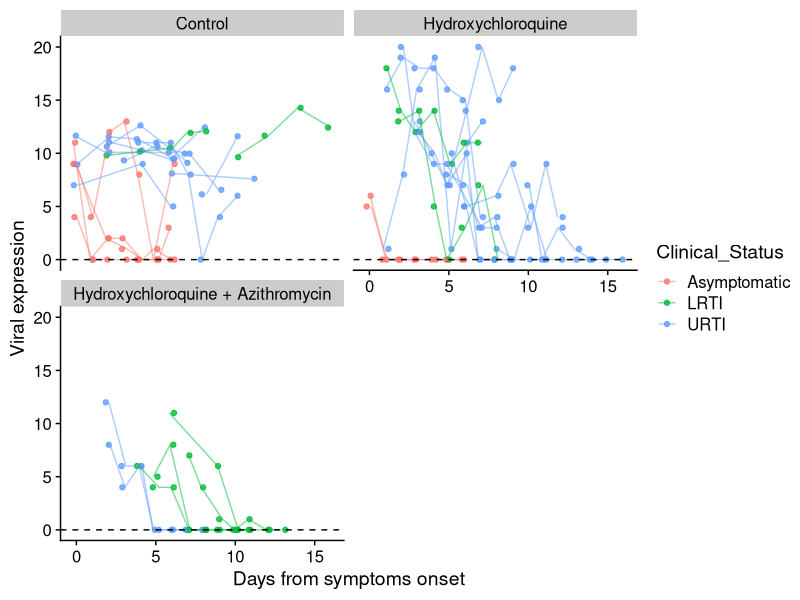
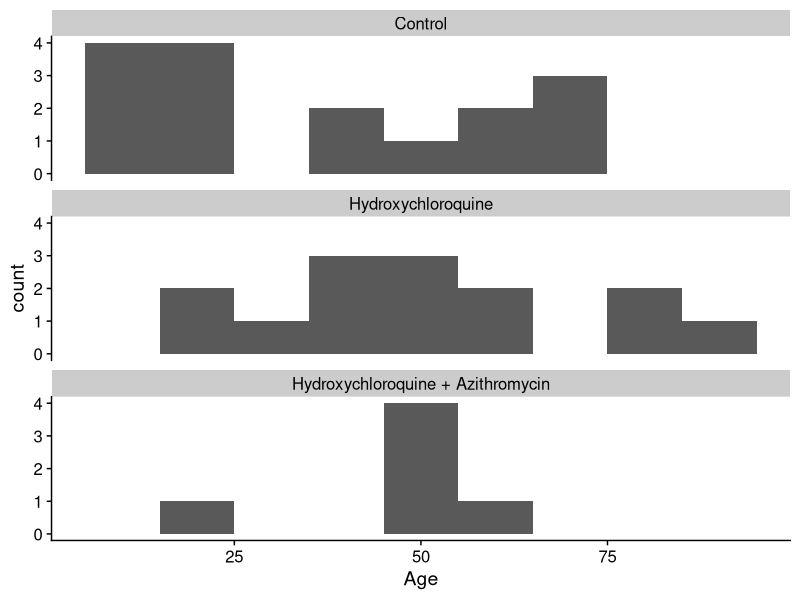

Write the R code that produced these figures, in order.
## ---- chunk 1
library(tidyverse)
library(readxl)
library(here)
library(cowplot)
theme_set(theme_cowplot())
## ---- chunk 2
gautret <- readxl::read_excel(here("Gautret_et_al.xlsx"), sheet = "Patients", na = "ND") %>% mutate(Group = if_else(Hydroxychloroquine == "No", "Control", if_else(Azithromycin == "No", "Hydroxychloroquine", "Hydroxychloroquine + Azithromycin")))

gautret$Clinical_Status[gautret$Clinical_Status == "LTRI"] <- "LRTI"


gautret_long <- gautret %>% pivot_longer(matches("D[0-6]"), names_to = "Day", values_to = "PCR", names_prefix = "D") %>% mutate(Day = as.integer(Day))
PCR_Neg_Limit <- 35 #From paper
PCR_Pos_Proxy <- 25 #Arbitrary
## ---- chunk 3

my_pos = position_jitter(width = 0.2, height = 0)
gautret_long %>% filter(Source != "Excluded") %>% 
  mutate(Viral_Expression = PCR_Neg_Limit - case_when(PCR == "POS" ~ rnorm(n(), PCR_Pos_Proxy, 2),
                                                PCR == "NEG" ~ PCR_Neg_Limit,
                                                PCR == "ND" ~ NA_real_,
                                                TRUE ~ as.double(PCR)),
                        Expression_Exact = !(PCR %in% c("POS","NEG","ND") ),
                        Days_From_Onset = if_else(Days_From_Onset %in% c("-","Unknown"), 0, as.double(Days_From_Onset))) %>%
  filter(!is.na(Viral_Expression)) %>%
  ggplot(aes(x = Day + Days_From_Onset, y = Viral_Expression, color = Clinical_Status, group = ID)) + 
  geom_point(alpha = 0.8, position = my_pos) + geom_line(alpha = 0.5, position = my_pos) +
  geom_hline(yintercept = 0, linetype = "dashed") + facet_wrap(~Group, ncol = 2) +
  scale_x_continuous("Days from symptoms onset") + scale_y_continuous("Viral expression")
## ---- chunk 4
gautret %>% filter(Source == "Excluded") %>% select(ID, Clinical_Status, Hydroxychloroquine, Azithromycin, matches("D[0-6]"))
## ---- chunk 5
gautret %>% filter(Source != "Excluded") %>% ggplot(aes(Age)) + geom_histogram(binwidth = 10) + facet_wrap(~Group, ncol = 1)
